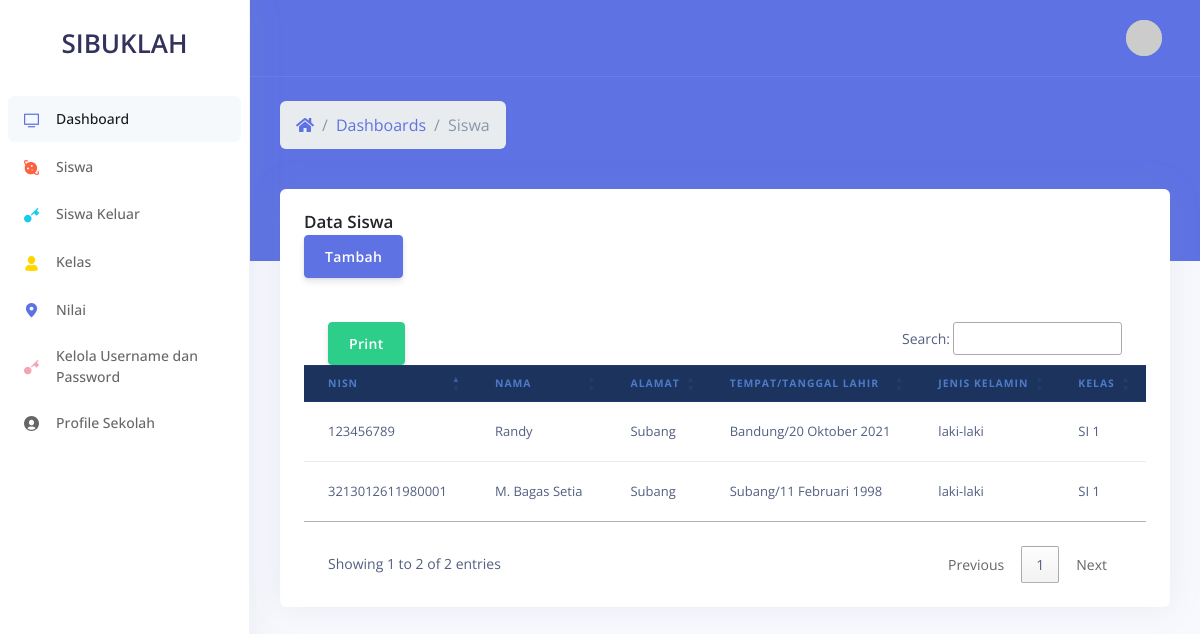
Before: /tata_usaha/siswa (signed in) with the older database file.
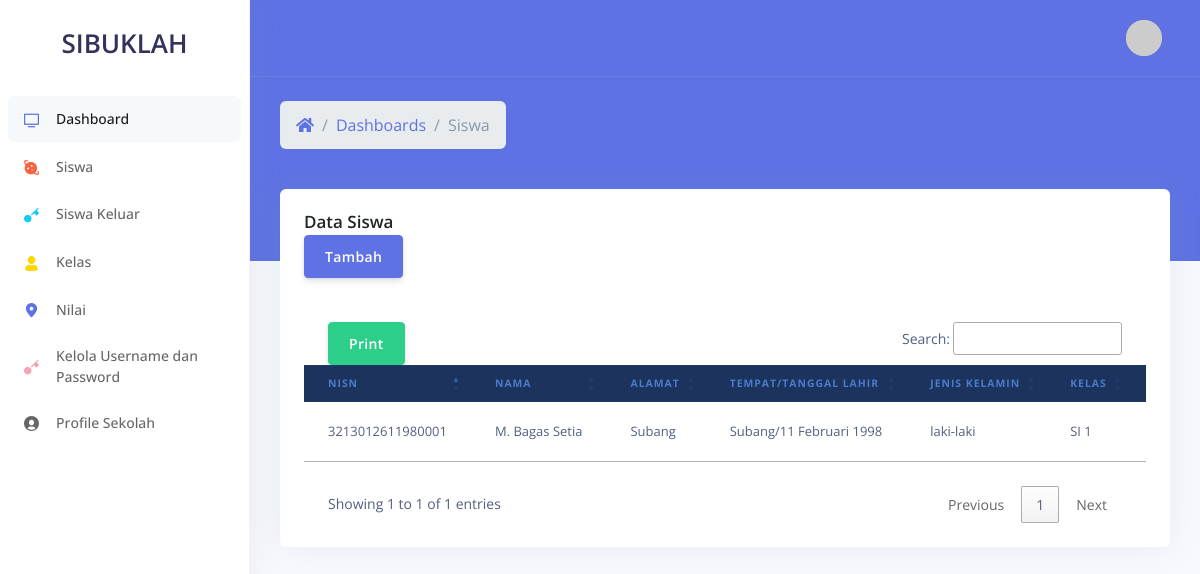
After: the same page with the newer database file.
### tables this page shows
CREATE TABLE `siswa` (
  `id_siswa` int(11) NOT NULL,
  `user_id` varchar(191) NOT NULL,
  `nama` varchar(191) NOT NULL,
  `kelas` varchar(191) DEFAULT NULL,
  `status` enum('aktif','lulus','pindah','mengundurkan_diri') NOT NULL,
  `alamat` text NOT NULL,
  `tempat_lahir` varchar(191) NOT NULL,
  `tanggal_lahir` date DEFAULT NULL,
  `jenis_kelamin` enum('laki-laki','perempuan') NOT NULL,
  `nisn` varchar(191) NOT NULL,
  `nis` varchar(191) NOT NULL,
  `nik` varchar(191) NOT NULL,
  `anak_ke` varchar(191) NOT NULL,
  `nama_ayah` varchar(191) NOT NULL,
  `nik_ayah` varchar(191) NOT NULL,
  `tanggal_lahir_ayah` date NOT NULL,
  `nama_ibu` varchar(191) NOT NULL,
  `nik_ibu` varchar(191) NOT NULL,
  `tanggal_lahir_ibu` date NOT NULL,
  `foto` varchar(191) NOT NULL,
  `created_at` datetime DEFAULT NULL,
  `updated_at` datetime DEFAULT NULL,
  `tanggal_masuk` date NOT NULL,
  `asal_sekolah` varchar(191) NOT NULL,
  `no_ijazah` varchar(191) NOT NULL,
  `no_akte` varchar(191) NOT NULL,
  `tanggal_siswa_keluar` date DEFAULT NULL
);

CREATE TABLE `kelas` (
  `id_kelas` int(11) NOT NULL,
  `nama_kelas` varchar(191) NOT NULL,
  `nama_wali_kelas` varchar(191) NOT NULL
);

### application/controllers/TataUsaha/Siswa.php (called while the page is built, shortened)
<?php
class Siswa extends CI_Controller {
	public function index($status = 'aktif')
	{
    $data['konten'] = 'tata_usaha/siswa/index';
    $data['siswa']  = $this->ModelSiswa->getAll($status);
		$this->load->view('tata_usaha/template', $data);
	}
}

### index.php (called while the page is built, shortened)
<?php
require_once BASEPATH.'core/CodeIgniter.php';

### application/models/ModelSiswa.php (called while the page is built, shortened)
<?php
class ModelSiswa extends CI_Model {
	public function getAll($status)
	{
    $this->db->join('kelas', 'siswa.kelas = kelas.id_kelas', 'left outer');
    $this->db->join('user', 'siswa.user_id = user.id_user');
    if ($status) {
      $this->db->where('status', $status);
    }
    return $this->db->get('siswa')->result_array();
	}
}

### application/helpers/tanggal_helper.php (called while the page is built)
<?php
  function tgl_indo($tanggal){
    $bulan = array (
      1 =>   'Januari',
      'Februari',
      'Maret',
      'April',
      'Mei',
      'Juni',
      'Juli',
      'Agustus',
      'September',
      'Oktober',
      'November',
      'Desember'
    );
    $pecahkan = explode('-', $tanggal);
    return $pecahkan[2] . ' ' . $bulan[ (int)$pecahkan[1] ] . ' ' . $pecahkan[0];
  }
?>

### application/views/tata_usaha/siswa/index.php (the view, shortened to what this page needs)
<div class="header bg-primary pb-6">
  <div class="container-fluid">
    <div class="header-body">
      <div class="row align-items-center py-4">
        <div class="col-lg-6 col-7">
          <nav aria-label="breadcrumb" class="d-none d-md-inline-block">
            <ol class="breadcrumb breadcrumb-links breadcrumb-dark">
              <li class="breadcrumb-item"><a href="<?= base_url(); ?>"><i class="fas fa-home"></i></a></li>
              <li class="breadcrumb-item"><a href="<?= base_url(); ?>">Dashboards</a></li>
              <li class="breadcrumb-item active" aria-current="page">Siswa</li>
            </ol>
          </nav>
        </div>
      </div>
    </div>
  </div>
</div>
<div class="container-fluid mt--6">
  <div class="row">
    <div class="col">
      <div class="card shadow">
        <div class="card-header bg-transparent border-0">
          <h3 class="text-dark mb-0">Data Siswa</h3>
          <a class="btn btn-primary text-white" href="<?= base_url(); ?>tata_usaha/siswa/tambah">Tambah</a>
        </div>
        <div class="card-body bg-transparent border-0">
          <div class="table-responsive">
            <table class="table align-items-center table-flush" id="myTable">
              <thead class="thead-dark">
                <tr>
                  <th scope="col">NISN</th>
                  <th scope="col">Nama</th>
                  <th scope="col">Alamat</th>
                  <th scope="col">Tempat/Tanggal Lahir</th>
                  <th scope="col">Jenis Kelamin</th>
                  <th scope="col">Kelas</th>
                  <th scope="col">Aksi</th>
                </tr>
              </thead>
              <tbody class="list">
                <?php
                  foreach ($siswa as $key) { ?>
                    <tr>
                      <td><?= $key['nisn']; ?></td>
                      <td><?= $key['nama']; ?></td>
                      <td><?= $key['alamat']; ?></td>
                      <td><?= $key['tempat_lahir'] . '/' . tgl_indo($key['tanggal_lahir']); ?></td>
                      <td><?= $key['jenis_kelamin']; ?></td>
                      <td><?= $key['nama_kelas']; ?></td>
                      <td>
                      </td>
                    </tr>
                  <?php }
                ?>
              </tbody>
            </table>
          </div>
        </div>
      </div>
    </div>
  </div>

### application/views/tata_usaha/template.php (shortened to what this page needs)
<!DOCTYPE html>
<html>
<head>
  <link rel="stylesheet" href="<?= base_url(); ?>assets/css/nucleo.css" type="text/css">
  <link rel="stylesheet" href="<?= base_url(); ?>assets/@fortawesome/fontawesome-free/css/all.min.css" type="text/css">
  <link rel="stylesheet" href="<?= base_url(); ?>assets/css/argon.css?v=1.2.0" type="text/css">
  <link rel="stylesheet" href="//cdn.datatables.net/1.10.25/css/jquery.dataTables.min.css">
  <link rel="stylesheet" href="<?= base_url(); ?>assets/css/buttons.dataTables.min.css">
  <link rel="stylesheet" href="<?= base_url(); ?>assets/css/buttons.bootstrap5.min.css">
</head>
<body>
  <nav class="sidenav navbar navbar-vertical  fixed-left  navbar-expand-xs navbar-light bg-white" id="sidenav-main">
    <div class="scrollbar-inner">
      <div class="sidenav-header  align-items-center">
        <a class="navbar-brand" href="javascript:void(0)">
          <h1>SIBUKLAH</h1>
        </a>
      </div>
      <div class="navbar-inner">
        <div class="collapse navbar-collapse" id="sidenav-collapse-main">
          <ul class="navbar-nav">
            <li class="nav-item">
              <a class="nav-link active" href="<?= base_url(); ?>">
                <i class="ni ni-tv-2 text-primary"></i>
                <span class="nav-link-text">Dashboard</span>
              </a>
            </li>
            <li class="nav-item">
              <a class="nav-link" href="<?= base_url(); ?>tata_usaha/siswa">
                <i class="ni ni-planet text-orange"></i>
                <span class="nav-link-text">Siswa</span>
              </a>
            </li>
            <li class="nav-item">
              <a class="nav-link" href="<?= base_url(); ?>tata_usaha/siswa_keluar">
                <i class="ni ni-key-25 text-info"></i>
                <span class="nav-link-text">Siswa Keluar</span>
              </a>
            </li>
            <li class="nav-item">
              <a class="nav-link" href="<?= base_url(); ?>tata_usaha/kelas">
                <i class="ni ni-single-02 text-yellow"></i>
                <span class="nav-link-text">Kelas</span>
              </a>
            </li>
            <li class="nav-item">
              <a class="nav-link" href="<?= base_url(); ?>tata_usaha/nilai">
                <i class="ni ni-pin-3 text-primary"></i>
                <span class="nav-link-text">Nilai</span>
              </a>
            </li>
            <li class="nav-item">
              <a class="nav-link" href="<?= base_url(); ?>tata_usaha/username_password">
                <i class="ni ni-key-25 text-pink"></i>
                <span class="nav-link-text">Kelola Username dan Password</span>
              </a>
            </li>
            <li class="nav-item">
              <a class="nav-link" href="<?= base_url(); ?>tata_usaha/profile_sekolah">
                <i class="ni ni-circle-08 text-black"></i>
                <span class="nav-link-text">Profile Sekolah</span>
              </a>
            </li>
          </ul>
        </div>
      </div>
    </div>
  </nav>
  <div class="main-content" id="panel">
    <nav class="navbar navbar-top navbar-expand navbar-dark bg-primary border-bottom">
      <div class="container-fluid">
        <div class="collapse navbar-collapse" id="navbarSupportedContent">
          <ul class="navbar-nav align-items-center  ml-auto ml-md-0 ">
            <li class="nav-item dropdown">
              <a class="nav-link pr-0" href="#" role="button" data-toggle="dropdown" aria-haspopup="true" aria-expanded="false">
                <div class="media align-items-center">
                  <span class="avatar avatar-sm rounded-circle">
                    <img alt="Image placeholder" src="https://via.placeholder.com/150">
                  </span>
                </div>
              </a>
            </li>
          </ul>
        </div>
      </div>
    </nav>
    <?php $this->load->view($konten); ?>
  </div>
</body>
</html>

### assets/css/nucleo.css (style rules this page uses)
.ni { display: inline-block; font: normal normal normal 14px/1 NucleoIcons; font-size: inherit; text-rendering: auto; -webkit-font-smoothing: antialiased; -moz-osx-font-smoothing: grayscale; }
.ni-circle-08::before { content: "\ea27"; }
.ni-key-25::before { content: "\ea3b"; }
.ni-pin-3::before { content: "\ea46"; }
.ni-planet::before { content: "\ea47"; }
.ni-single-02::before { content: "\ea4e"; }
.ni-tv-2::before { content: "\ea59"; }

Changed rows visible on the page:
no longer on this page (row edited): siswa: nisn "123456789", nama "Randy", alamat "Subang", tempat_lahir "Bandung", tanggal_lahir "20 Oktober 2021", jenis_kelamin "laki-laki", kelas.nama_kelas "SI 1"
Other visible differences:
text written by a page script: "Print Search: Showing 1 to 2 of 2 entries Previous 1 Next" → "Print Search: Showing 1 to 1 of 1 entries Previous 1 Next"
